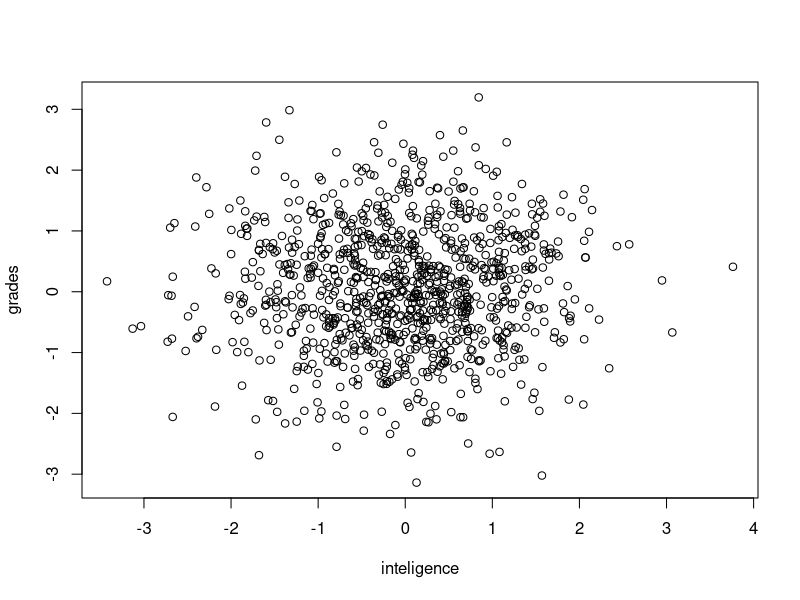
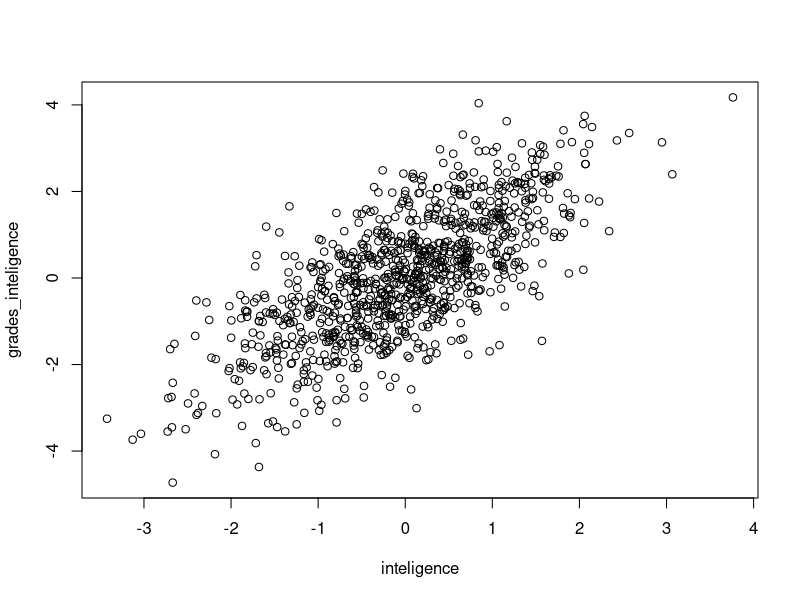
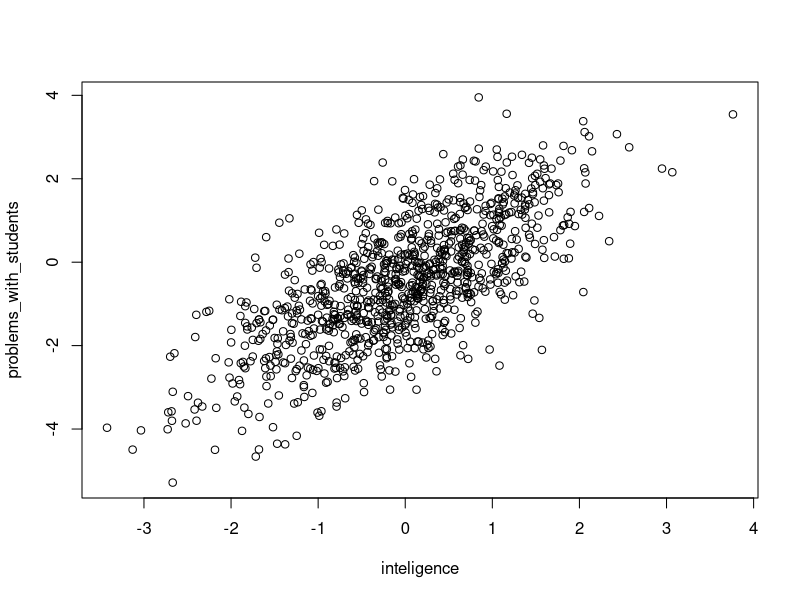

Source code (R) for these figures, in order:
## ---- chunk 1
students <- 1000
probability <- rbeta(students, 5, 5)
inteligence <- rnorm(students)
grades <- rnorm(students)
plot(inteligence, grades)
## ---- chunk 2
grades_inteligence <- grades+inteligence
plot(inteligence, grades_inteligence)
## ---- chunk 3
problems <- runif(students)
problems_with_students <- grades_inteligence-problems
plot(inteligence, problems_with_students)
df <- data.frame(inteligence, grades, problems)
